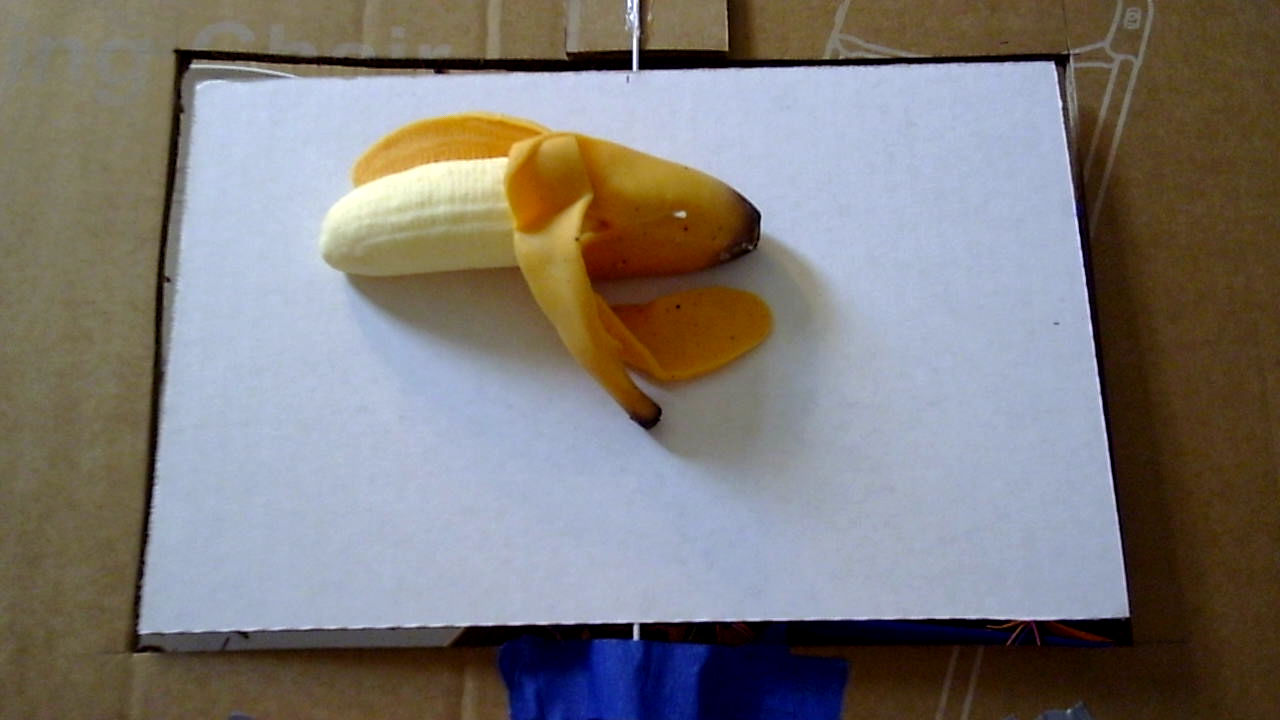
#> input picture pyscripts/dataset/banana/banana_1.png, 1280 x 720 px; its folder holds only this picture in this run
$ python BoW_vocab.py
#> lines starting #> are read from the running program, lines starting #| are printed output that depends on the picture
import cv2
import numpy as np
import os
import time

# parameters
NUM_WORDS = 200

# file path setup
rootdir = os.getcwd()
datadir = os.path.join(rootdir,'dataset')
object_list = sorted(os.listdir(datadir))

# measure processing time
start_time = time.time()

# dictionary and extractor list setup
# orb = cv2.ORB_create()
sift = cv2.SIFT_create()
# surf = cv2.xfeatures2d.SURF_create() # patented
bow_trainer = cv2.BOWKMeansTrainer(NUM_WORDS) # vocab size

# create a dictionary for each object and its sample images
# iterate through each object type
for object in object_list:
    objectdir = os.path.join(datadir, object)
    object_samples = os.listdir(objectdir)
    # iterate through sample images of each object
    for sample_image in object_samples:
        filepath = os.path.join(objectdir,sample_image)
        image = cv2.imread(filepath, 0)     # 0 loads as grayscale
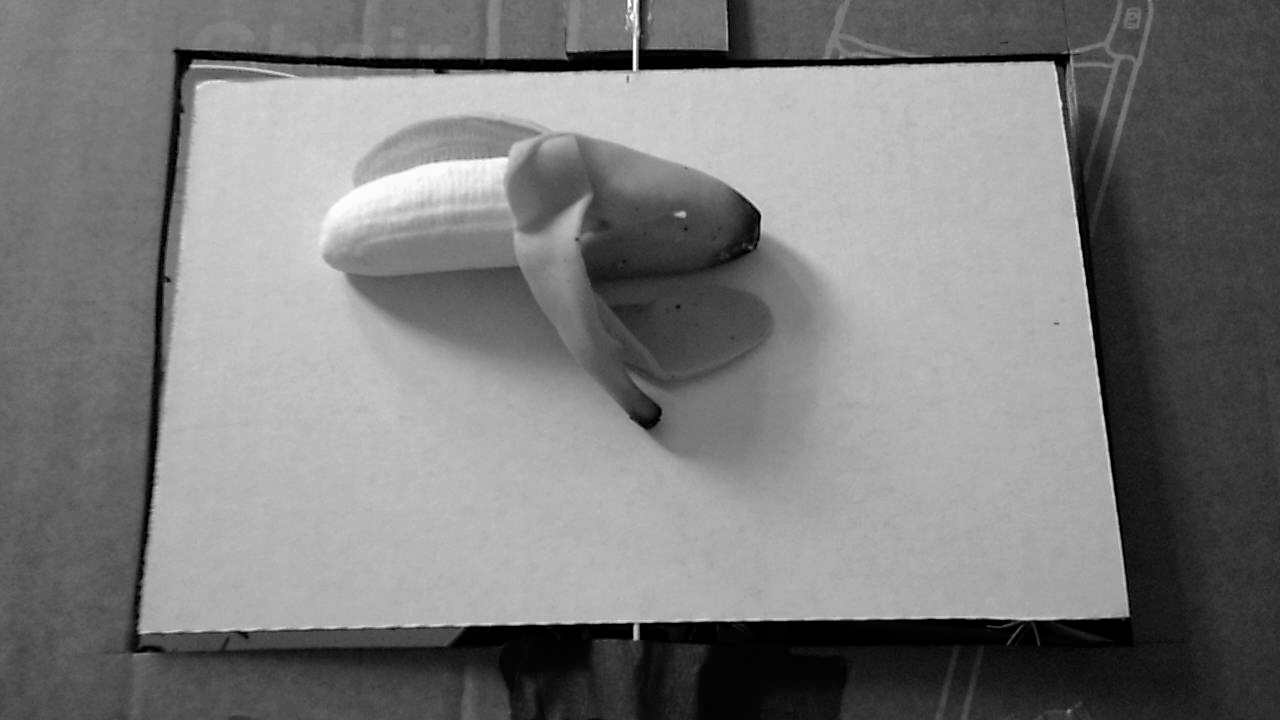
#> image: shape (720, 1280); min 0, max 255, mean 123.1

        # extract features from each image and add it to the BoW
        keypoints, descriptors = sift.detectAndCompute(image, None)
#> keypoints = 543 keypoints; strongest (x, y, size): (616, 61, 17.1), (653, 60, 17), (440, 66, 13.1), (630, 67, 4.2)
        bow_trainer.add(descriptors)
#> pass 2 of the loop `for object in object_list:`:
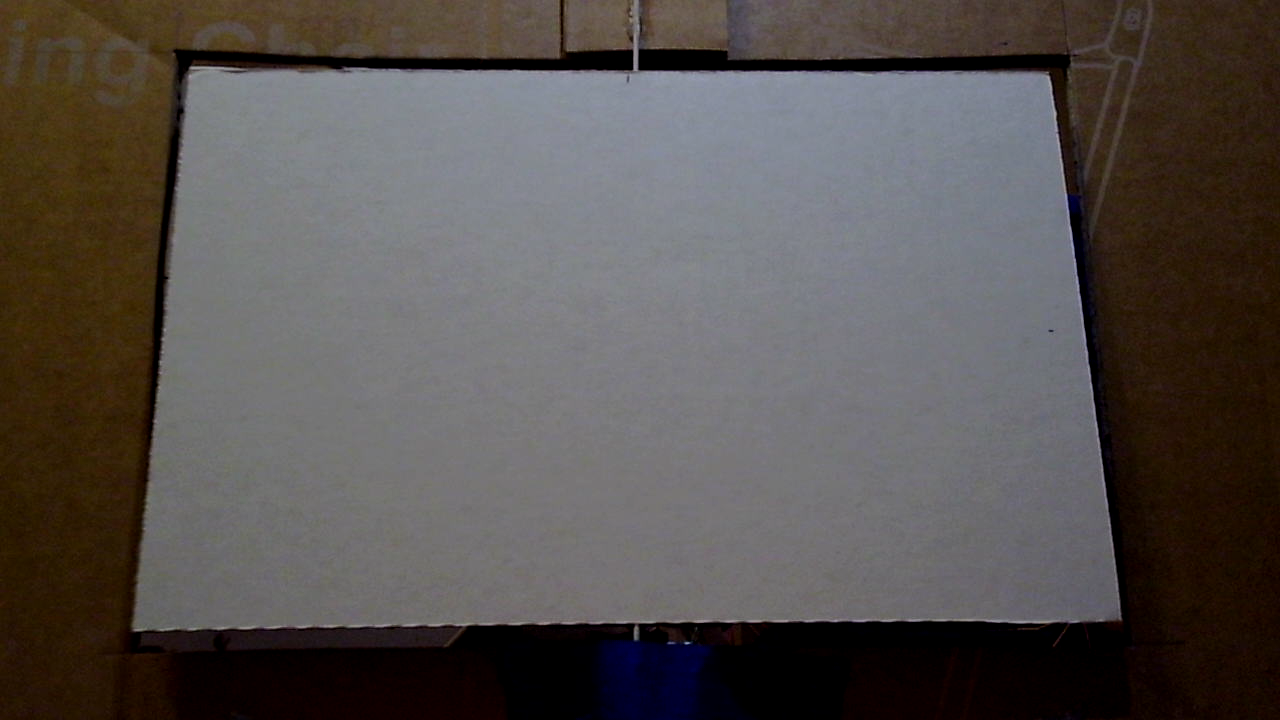
#> input picture pyscripts/dataset/bg/bg_1.png, 1280 x 720 px
#> `image = cv2.imread(filepath, 0)`:
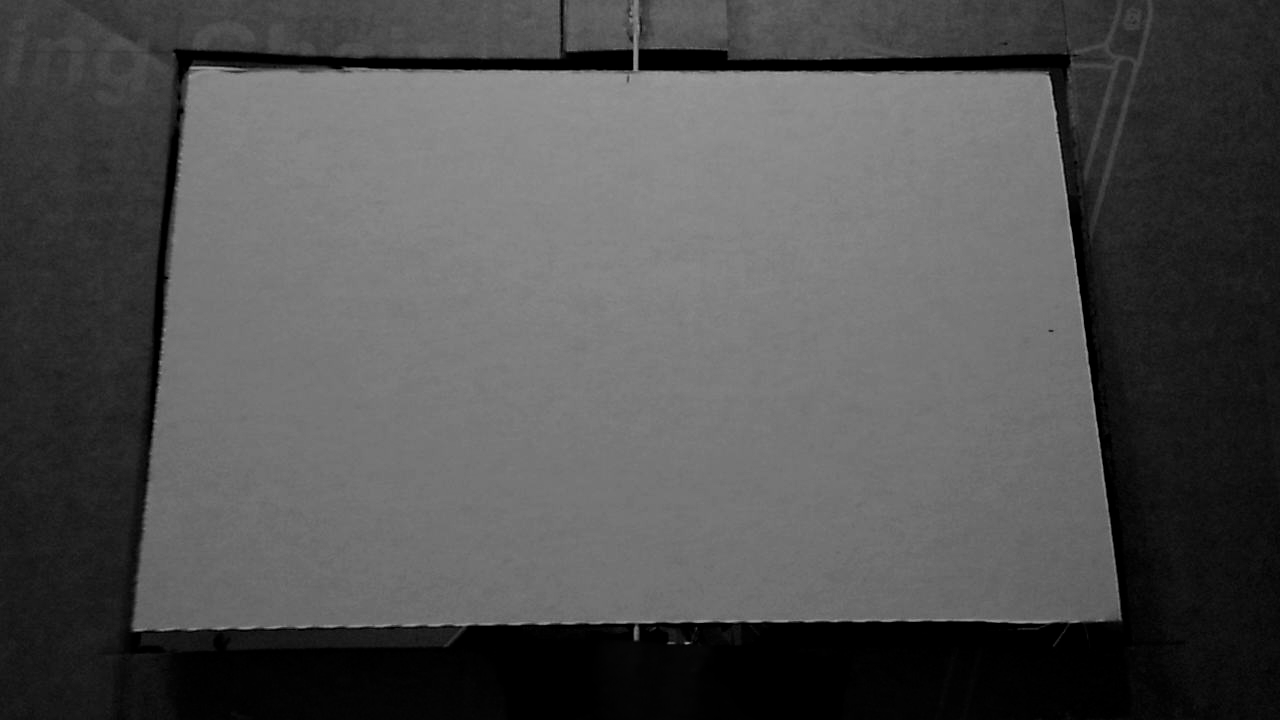
#> image: shape (720, 1280); min 0, max 165, mean 80.8
#> keypoints = 323 keypoints; strongest (x, y, size): (616, 60, 17.7), (636, 631, 4.6), (642, 67, 5.6), (192, 68, 2.8)

# perform k-means clustering on the list of descriptors to create a visual dictionary
dictionary = bow_trainer.cluster()
np.save(f"SIFT_dictionary_{NUM_WORDS}_final.npy", dictionary)
end_time = time.time()
proc_time = end_time - start_time
print(f"Generate Vocab Proc Time: {proc_time:.4f} s\n")
